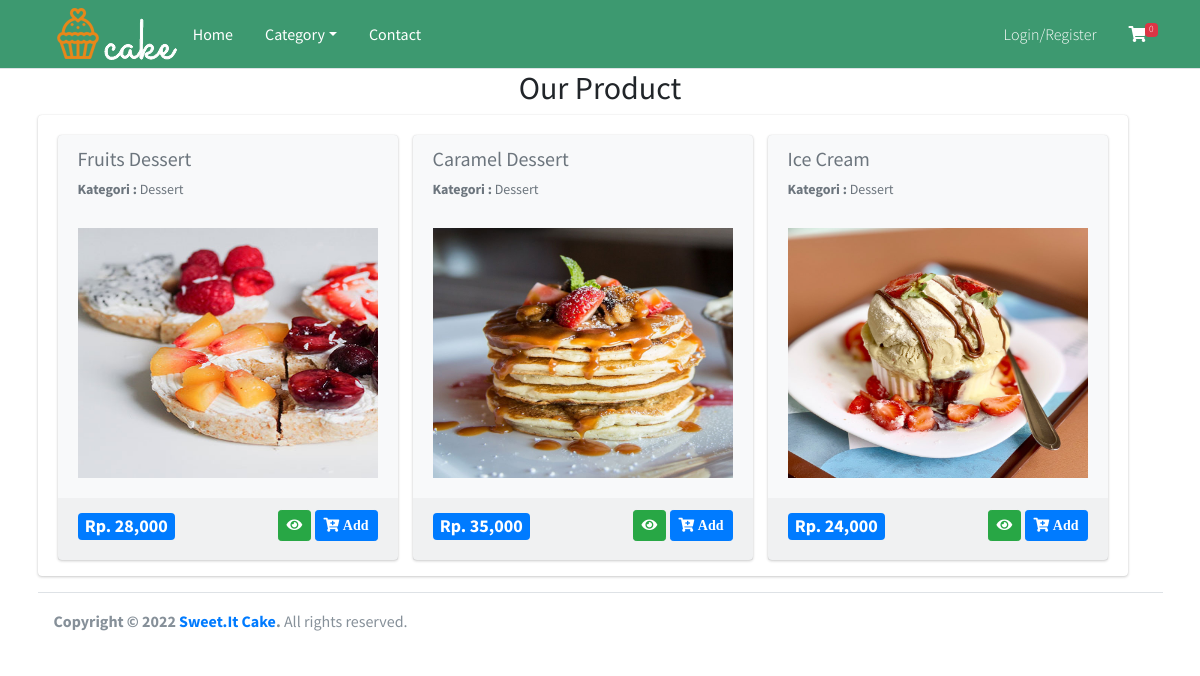
/home/kategori/17, run on the app's committed database.
### tables this page shows
CREATE TABLE `tbl_barang` (
  `id_barang` int(11) NOT NULL,
  `nama_barang` varchar(255) DEFAULT NULL,
  `id_kategori` int(11) DEFAULT NULL,
  `harga` int(11) DEFAULT NULL,
  `deskripsi` mediumtext DEFAULT NULL,
  `gambar` text DEFAULT NULL,
  `berat` int(11) NOT NULL
);

CREATE TABLE `tbl_kategori` (
  `id_kategori` int(11) NOT NULL,
  `nama_kategori` varchar(50) DEFAULT NULL
);

### application/views/layout/v_content.php (called while the page is built)
<?php
if ($isi) {
	$this->load->view($isi);
}

### application/views/layout/v_wrapper_frontend.php (called while the page is built)
<?php
require_once('v_head.php');
require_once('v_header_frontend.php');
require_once('v_nav_frontend.php');
require_once('v_content.php');
require_once('v_footer_frontend.php');

### application/controllers/Home.php (called while the page is built, shortened)
<?php
class Home extends CI_Controller
{
	public function __construct()
	{
		$this->load->model('m_home');
	}
	public function kategori($id_kategori)
	{
		$kategori = $this->m_home->kategori($id_kategori);
		$data = array(
			'title' => 'Category : ' . $kategori->nama_kategori,
			'barang' => $this->m_home->get_all_data_barang($id_kategori),
			'isi' => 'v_kategori_barang',
		);
		$this->load->view('layout/v_wrapper_frontend', $data, FALSE);
	}
}
?>

### index.php (called while the page is built, shortened)
<?php
require_once BASEPATH.'core/CodeIgniter.php';

### application/models/M_home.php (called while the page is built, shortened)
<?php
class M_home extends CI_Model
{
	public function get_all_data_kategori()
	{
		$this->db->select('*');
		$this->db->from('tbl_kategori');
		$this->db->order_by('id_kategori', 'desc');
		return $this->db->get()->result();
	}
	public function kategori($id_kategori)
	{
		$this->db->select('*');
		$this->db->from('tbl_kategori');
		$this->db->where('id_kategori', $id_kategori);
		return $this->db->get()->row();
	}
	public function get_all_data_barang($id_kategori)
	{
		$this->db->select('*');
		$this->db->from('tbl_barang');
		$this->db->join('tbl_kategori', 'tbl_kategori.id_kategori = tbl_barang.id_kategori', 'left');
		$this->db->where('tbl_barang.id_kategori', $id_kategori);
		return $this->db->get()->result();
	}
}
?>

### application/views/v_kategori_barang.php (the view, shortened to what this page needs)
<div class="container">
    <h2 style="text-align:center">Our Product</h2>
  	<div class="row">
<div class="card card-solid">
	<div class="card-body pb-0">
		<div class="row">
			<?php foreach ($barang as $key => $value) { ?>
				<div class="col-sm-4">
					<?php
					echo form_open('belanja/add');
					?>
					<div class="card bg-light">
						<div class="card-header text-muted border-bottom-0">
							<h2 class="lead"><b><?= $value->nama_barang ?></b></h2>
							<p class="text-muted text-sm"><b>Kategori : </b><?= $value->nama_kategori ?></p>
						</div>
						<div class="card-body pt-0">
							<div class="row">
								<div class="col-12 text-center">
									<img src="<?= base_url('assets/gambar/' . $value->gambar) ?>" width="300px" height="250px">
								</div>
							</div>
						</div>
						<div class="card-footer">
							<div class="row">
								<div class="col-sm-6">
									<div class="text-left">
										<h4><span class="badge bg-primary">Rp. <?= number_format($value->harga, 0) ?></span></h4>
									</div>
								</div>
								<div class="col-sm-6">
									<div class="text-right">
										<a href="<?= base_url('home/detail_barang/' . $value->id_barang)  ?>" class="btn btn-sm btn-success">
											<i class="fas fa-eye"></i>
										</a>
										<button type="submit" class="btn btn-sm btn-primary swalDefaultSuccess">
											<i class="fas fa-cart-plus"> Add</i>
										</button>
									</div>
								</div>
							</div>
						</div>
					</div>
					<?php echo form_close(); ?>
				</div>
			<?php } ?>
		</div>
	</div>
</div>

### data on the page
tbl_barang: nama_barang "Fruits Dessert", id_kategori.nama_kategori "Dessert", gambar (picture), harga "28,000"
tbl_barang: nama_barang "Caramel Dessert", id_kategori.nama_kategori "Dessert", gambar (picture), harga "35,000"
tbl_barang: nama_barang "Ice Cream", id_kategori.nama_kategori "Dessert", gambar (picture), harga "24,000"

### other printed values
$jml_item "0"
